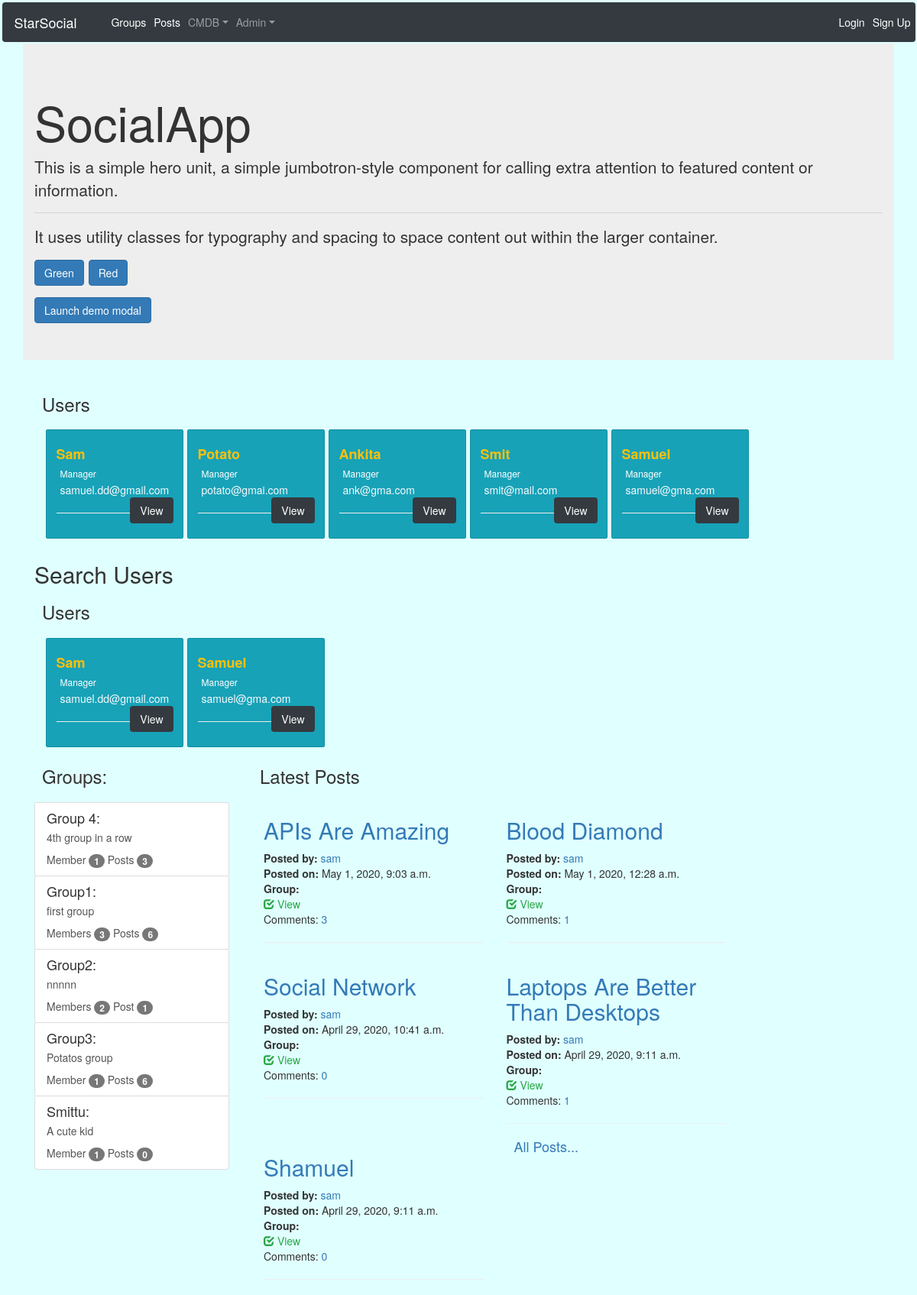
The page / on the database its author committed.
### groups/models.py (models this page shows, shortened)
class Group(models.Model):
    name = models.CharField(max_length=255,unique=True)
    slug = models.SlugField(allow_unicode=True,unique=True)
    description = models.TextField(blank=True,default='')
    description_html = models.TextField(editable=False,blank=True,default='')
    member = models.ManyToManyField(User, through='GroupMember')
    class Meta:
        ordering = ['name']

### posts/models.py (models this page shows, shortened)
class Post(models.Model):
    user = models.ForeignKey(User,related_name='posts',blank=True,null=True,on_delete=models.CASCADE)
    created_at = models.DateTimeField(auto_now=True)
    message = models.TextField()
    message_html = models.TextField(editable=False)
    group = models.ForeignKey(Group, related_name='posts',blank=True,null=True,on_delete=models.CASCADE)
    class Meta:
        ordering = ['-created_at']
        unique_together = ['user','message']

### socialapp/views.py (the view)
# urls.py: url(r'^$', views.HomePage.as_view(), name="home"),
class HomePage(TemplateView):
    template_name = 'index.html'
    def get_context_data(self, **kwargs):
        searchUsers = []
        searchUsers = searchUser("sam")
        context = super().get_context_data(**kwargs)
        context['posts'] = Post.objects.all()[:5]
        context['groups'] = Group.objects.all()[:5]
        context['users'] = User.objects.all()[:5]
        context['seachUsers'] = searchUsers
        context['login_form'] = AuthenticationForm
        return context

### socialapp/views.py (called while the page is built)
def searchUser(uname):
    return User.objects.filter(username__startswith=uname)

### templates/index.html (shortened to what this page needs)
{% include 'base.html' %}
{% load static %}
{% load mathfilters %}
{% load bootstrap3 %}
{% block content %}
<div class="jumbotron container ">
  <h1 class="output">SocialApp</h1>
  <p class="lead">This is a simple hero unit, a simple jumbotron-style component for calling extra attention to featured content or information.</p>
  <hr class="my-4">
  <p>It uses utility classes for typography and spacing to space content out within the larger container.</p>
  <p class="lead">
    <a class="btn btn-primary" id="changeGreen" href="#" role="button">Green</a>
    <a class="output btn btn-primary" id="changeRed" href="#" role="button">Red</a>
  </p>
  <button type="button" class="btn btn-primary" data-toggle="modal" data-target="#exampleModalCenter">
    Launch demo modal
  </button>
</div>
<div class="container">
  <h3 class='d-block  mt-2 p-3'>Users</h3>
  {% for user in users %}
    <div class="col-md-2">
      {% include "_user.html" %}
    </div>
  {% endfor %}
  </div>
<div class="container">
  <h2>Search Users</h2>
  <h3 class='d-block  mt-2 p-3'>Users</h3>
  {% for user in seachUsers %}
    <div class="col-md-2">
      {% include "_user.html" %}
    </div>
  {% endfor %}
  </div>
<div class='container container-fluid'>
  <div class='row'>
    <div class="col-md-3">
      <h3 class='d-block mt-2 p-3'>Groups: </h3>
      {% for group in groups %}
        <a class="card list-group-item" href="{% url 'groups:single' slug=group.slug %}">
            <h4 class="title list-group-item-heading">{{ group.name }}:</h4>
          {{ group.description_html|safe }}
          <div class="list-group-item-text">
            Member{{ group.member.count|pluralize }} <span class="badge">{{ group.member.count }}</span>
            Post{{ group.posts.count|pluralize }} <span class="badge">{{ group.posts.count }}</span>
        </div>
      </a>
      {% endfor %}
    </div>
    <div class="col-md-7">
      <h3 class="d-block p-3 mt-2">Latest Posts </h3>
      {% for post in posts %}
        <div class="col-md-6">
            {% include "posts/_post.html" %}
        </div>
      {% endfor %}
      <h4><a class="m-4 p-3" href="{% url 'posts:all' %}">All Posts...</a></h4>
    </div>
  </div>
</div>
{% endblock %}

### templates/_user.html
{% load static %}
<div class="card text-white bg-info mb-3" style="width: 18rem;">
    <div class="card-body">
      <h4 class="card-title text-capitalize text-warning  font-weight-bold">{{ user.username }}</h4>
      <h6 class="card-subtitle m-2">Manager</h6>
      <a href="" class="card-text text-light ml-2">{{ user.email }}</a>
      <a href="{% url 'posts:for_user' username=user.username %}" class="btn btn-dark float-right">View</a>
      <hr>
    </div>
</div>

### posts/templates/posts/_post.html (shortened to what this page needs)
<div>
    <a href="{% url 'posts:single' username=post.user.username pk=post.pk %}">
    <h2 class="text-capitalize">{{ post.message }}</h2>
    </a>
    <div>
        <strong>Posted by: </strong>
        <a href="{% url 'posts:for_user' username=post.user.username %}">
            {{ post.user.username }}
        </a>
        <br>
        <strong class='time'>Posted on: </strong><span> {{ post.created_at }}</span>
        <br>
        <strong>Group:</strong>
    </div>
    <div class='media-footer'>
        <a href="{% url 'posts:single' username=post.user.username pk=post.pk %}">
            <span class='glyphicon glyphicon-check text-success' aria-hidden='true'></span>
            <span class='text-success icon-label'>View</span>
        </a>
        <div class="comment">
            Comments:
            <a href="{% url 'posts:single' username=post.user.username pk=post.pk %}">{{ post.comments.count }} </a>
        </div>
    </div>
    <hr>
</div>

### static/socialapp/css/master.css (style rules this page uses)
body { background-color: lightcyan }

### rows shown on the page
Group: name "Group 4", description_html "4th group in a row", member.count "1", posts.count "3"
Group: name "Group1", description_html "first group", member.count "3", posts.count "6"
Group: name "Group2", description_html "nnnnn", member.count "2", posts.count "1"
Group: name "Group3", description_html "Potatos group", member.count "1", posts.count "6"
Group: name "Smittu", description_html "A cute kid", member.count "1", posts.count "0"
Post: message "APIs Are Amazing", user.username "sam", created_at "May 1, 2020, 9:03 a.m.", comments.count "3"
Post: message "Blood Diamond", user.username "sam", created_at "May 1, 2020, 12:28 a.m.", comments.count "1"
Post: message "Social Network", user.username "sam", created_at "April 29, 2020, 10:41 a.m.", comments.count "0"
Post: message "Laptops Are Better Than Desktops", user.username "sam", created_at "April 29, 2020, 9:11 a.m.", comments.count "1"
Post: message "Shamuel", user.username "sam", created_at "April 29, 2020, 9:11 a.m.", comments.count "0"

### other values the page prints
{{ user.username }} "Sam"
{{ user.email }} "samuel.dd@gmail.com"
{{ user.username }} "Potato"
{{ user.email }} "potato@gmai.com"
{{ user.username }} "Ankita"
{{ user.email }} "ank@gma.com"
{{ user.username }} "Smit"
{{ user.email }} "smit@mail.com"
{{ user.username }} "Samuel"
{{ user.email }} "samuel@gma.com"
